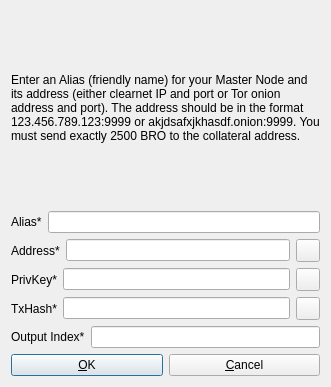
<?xml version="1.0" encoding="UTF-8"?>
<ui version="4.0">
 <class>AddEditAdrenalineNode</class>
 <widget class="QDialog" name="AddEditAdrenalineNode">
  <property name="geometry">
   <rect>
    <x>0</x>
    <y>0</y>
    <width>331</width>
    <height>387</height>
   </rect>
  </property>
  <property name="windowTitle">
   <string>Add/Edit Bitradio Node</string>
  </property>
  <property name="modal">
   <bool>true</bool>
  </property>
  <layout class="QVBoxLayout" name="verticalLayout">
   <item>
    <widget class="QLabel" name="label_9">
     <property name="sizePolicy">
      <sizepolicy hsizetype="Preferred" vsizetype="Expanding">
       <horstretch>0</horstretch>
       <verstretch>0</verstretch>
      </sizepolicy>
     </property>
     <property name="text">
      <string>&lt;html&gt;&lt;head/&gt;&lt;body&gt;&lt;p&gt;Enter an Alias (friendly name) for your Master Node and its address (either clearnet IP and port or Tor onion address and port). The address should be in the format 123.456.789.123:9999 or akjdsafxjkhasdf.onion:9999. You must send exactly 2500 BRO to the collateral address.&lt;/p&gt;&lt;/body&gt;&lt;/html&gt;</string>
     </property>
     <property name="wordWrap">
      <bool>true</bool>
     </property>
    </widget>
   </item>
   <item>
    <layout class="QHBoxLayout" name="horizontalLayout_4">
     <property name="bottomMargin">
      <number>0</number>
     </property>
     <item>
      <widget class="QLabel" name="label_4">
       <property name="text">
        <string>Alias*</string>
       </property>
      </widget>
     </item>
     <item>
      <widget class="QLineEdit" name="aliasLineEdit"/>
     </item>
    </layout>
   </item>
   <item>
    <layout class="QHBoxLayout" name="horizontalLayout_5">
     <property name="bottomMargin">
      <number>0</number>
     </property>
     <item>
      <widget class="QLabel" name="label_6">
       <property name="text">
        <string>Address*</string>
       </property>
      </widget>
     </item>
     <item>
      <widget class="QLineEdit" name="addressLineEdit"/>
     </item>
     <item>
      <widget class="QToolButton" name="AddEditAddressPasteButton">
       <property name="toolTip">
        <string>Paste address from clipboard</string>
       </property>
       <property name="text">
        <string/>
       </property>
       <property name="icon">
        <iconset resource="../bitcoin.qrc">
         <normaloff>:/icons/editpaste</normaloff>:/icons/editpaste</iconset>
       </property>
       <property name="shortcut">
        <string>Alt+P</string>
       </property>
      </widget>
     </item>
    </layout>
   </item>
   <item>
    <layout class="QHBoxLayout" name="horizontalLayout_3">
     <property name="bottomMargin">
      <number>0</number>
     </property>
     <item>
      <widget class="QLabel" name="label_5">
       <property name="text">
        <string>PrivKey*</string>
       </property>
      </widget>
     </item>
     <item>
      <widget class="QLineEdit" name="privkeyLineEdit"/>
     </item>
     <item>
      <widget class="QToolButton" name="AddEditPrivkeyPasteButton">
       <property name="toolTip">
        <string>Paste address from clipboard</string>
       </property>
       <property name="text">
        <string/>
       </property>
       <property name="icon">
        <iconset resource="../bitcoin.qrc">
         <normaloff>:/icons/editpaste</normaloff>:/icons/editpaste</iconset>
       </property>
       <property name="shortcut">
        <string>Alt+P</string>
       </property>
      </widget>
     </item>
    </layout>
   </item>
   <item>
    <layout class="QHBoxLayout" name="horizontalLayout_2">
     <property name="bottomMargin">
      <number>0</number>
     </property>
     <item>
      <widget class="QLabel" name="label_2">
       <property name="text">
        <string>TxHash*</string>
       </property>
      </widget>
     </item>
     <item>
      <widget class="QLineEdit" name="txhashLineEdit"/>
     </item>
     <item>
      <widget class="QToolButton" name="AddEditTxhashPasteButton">
       <property name="toolTip">
        <string>Paste address from clipboard</string>
       </property>
       <property name="text">
        <string/>
       </property>
       <property name="icon">
        <iconset resource="../bitcoin.qrc">
         <normaloff>:/icons/editpaste</normaloff>:/icons/editpaste</iconset>
       </property>
       <property name="shortcut">
        <string>Alt+P</string>
       </property>
      </widget>
     </item>
    </layout>
   </item>
   <item>
    <layout class="QHBoxLayout" name="horizontalLayout_8">
     <property name="bottomMargin">
      <number>0</number>
     </property>
     <item>
      <widget class="QLabel" name="label_8">
       <property name="text">
        <string>Output Index*</string>
       </property>
      </widget>
     </item>
     <item>
      <widget class="QLineEdit" name="outputindexLineEdit"/>
     </item>
    </layout>
   </item>
   <item>
    <layout class="QHBoxLayout" name="horizontalLayout_Buttons">
     <item>
      <widget class="QPushButton" name="okButton">
       <property name="text">
        <string>&amp;OK</string>
       </property>
      </widget>
     </item>
     <item>
      <widget class="QPushButton" name="cancelButton">
       <property name="text">
        <string>&amp;Cancel</string>
       </property>
       <property name="autoDefault">
        <bool>false</bool>
       </property>
      </widget>
     </item>
    </layout>
   </item>
  </layout>
 </widget>
 <resources>
  <include location="../bitcoin.qrc"/>
 </resources>
 <connections/>
</ui>
